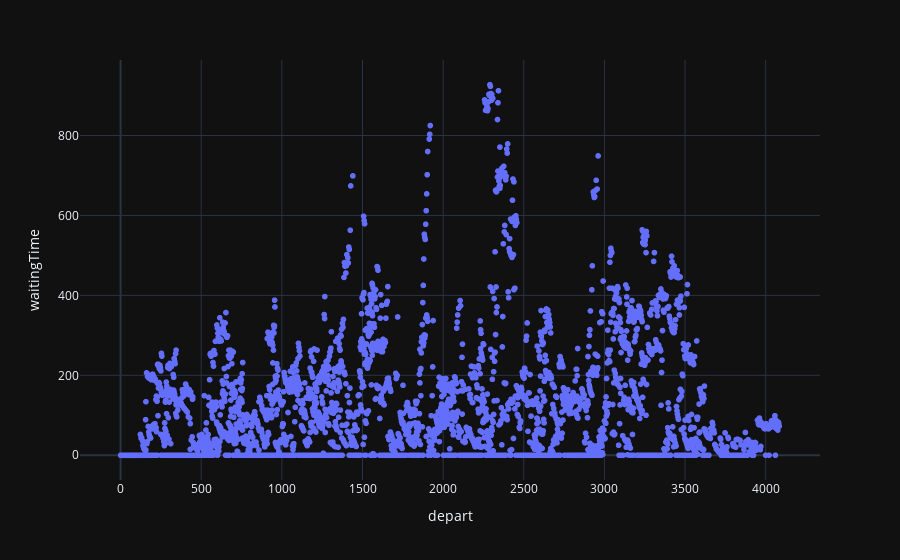

This figure's notebook cell:
### Markdown cell above
keep track of waiting time, time loss, average speed

### Code cell
fig = px.scatter(df, x="depart", y="waitingTime")
fig.show()

### Figure 1 — Plotly figure (JSON) as saved in the notebook; plotly's stock layout.template omitted (floating-point values rounded to 4 significant figures; data arrays with more than 128 entries replaced by an {"elided": "..."} marker saying what was removed)
{"data": [{"hovertemplate": "depart=%{x}<br>waitingTime=%{y}<extra></extra>", "legendgroup": "", "marker": {"color": "#636efa", "symbol": "circle"}, "mode": "markers", "name": "", "showlegend": false, "x": {"elided": "3524 float values"}, "xaxis": "x", "y": {"elided": "3524 float values"}, "yaxis": "y", "type": "scattergl"}], "layout": {"xaxis": {"anchor": "y", "domain": [0.0, 1.0], "title": {"text": "depart"}}, "yaxis": {"anchor": "x", "domain": [0.0, 1.0], "title": {"text": "waitingTime"}}, "legend": {"tracegroupgap": 0}, "margin": {"t": 60}}}
